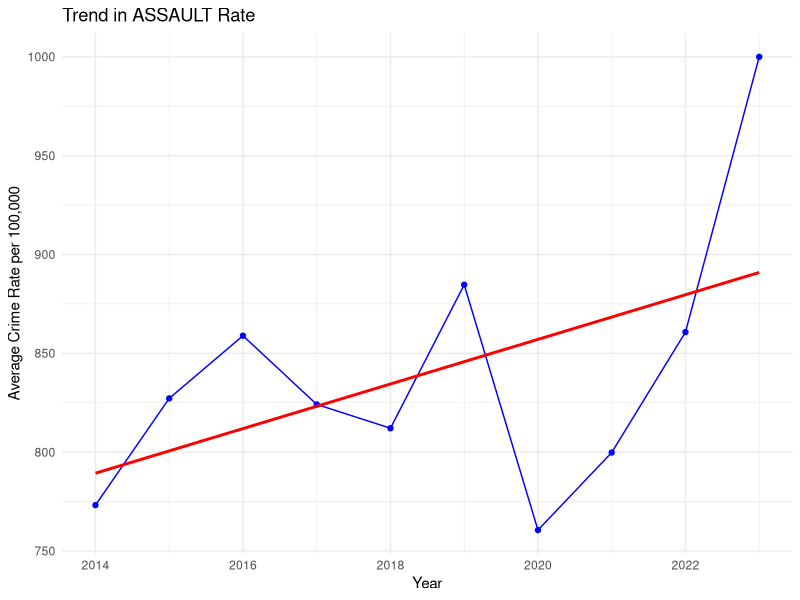
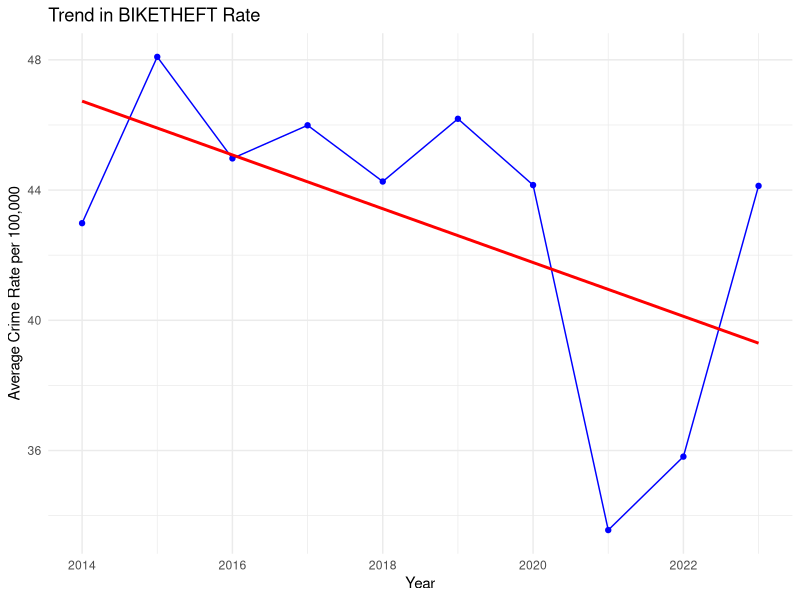
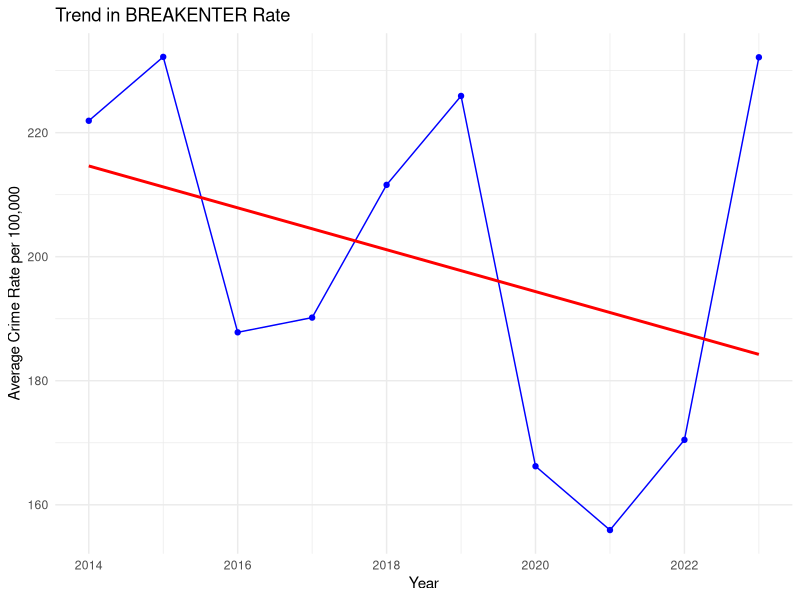
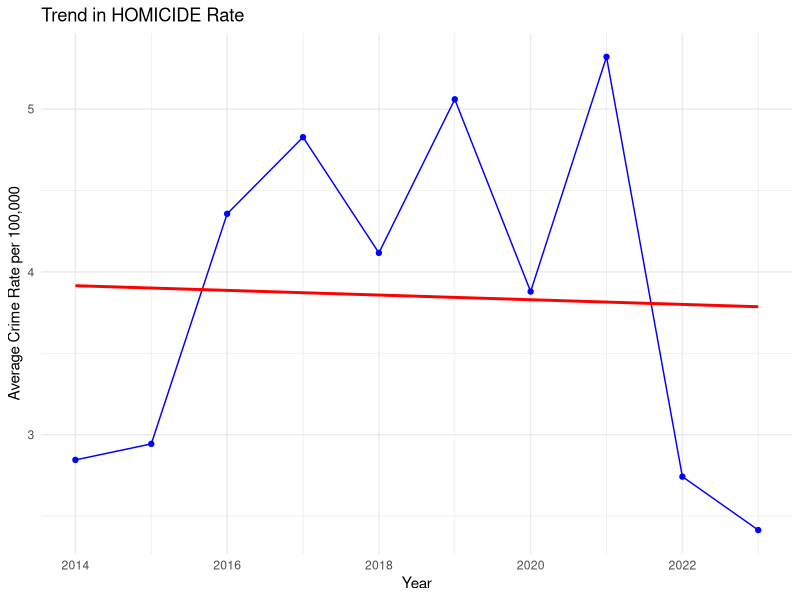
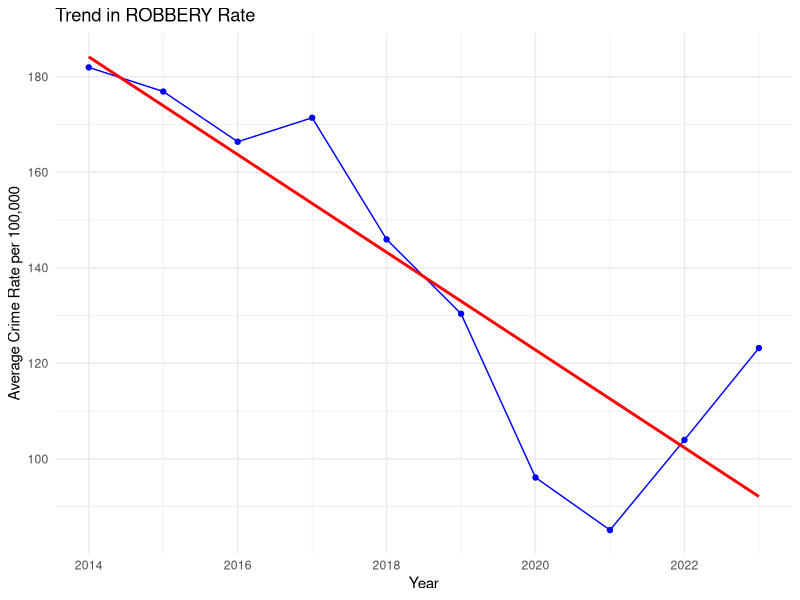
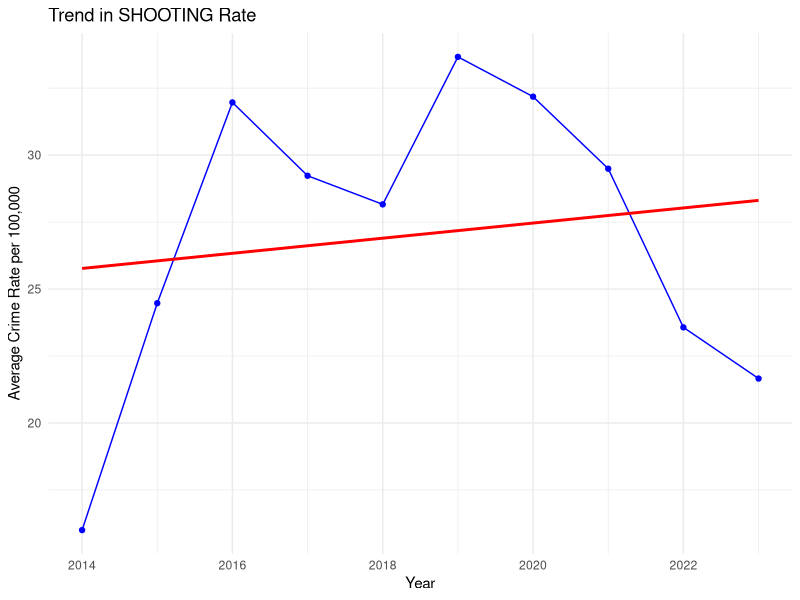
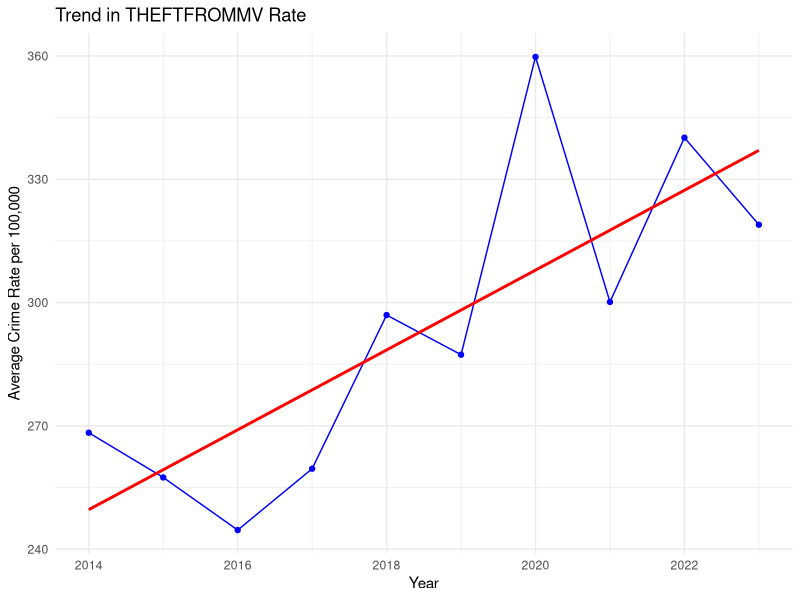
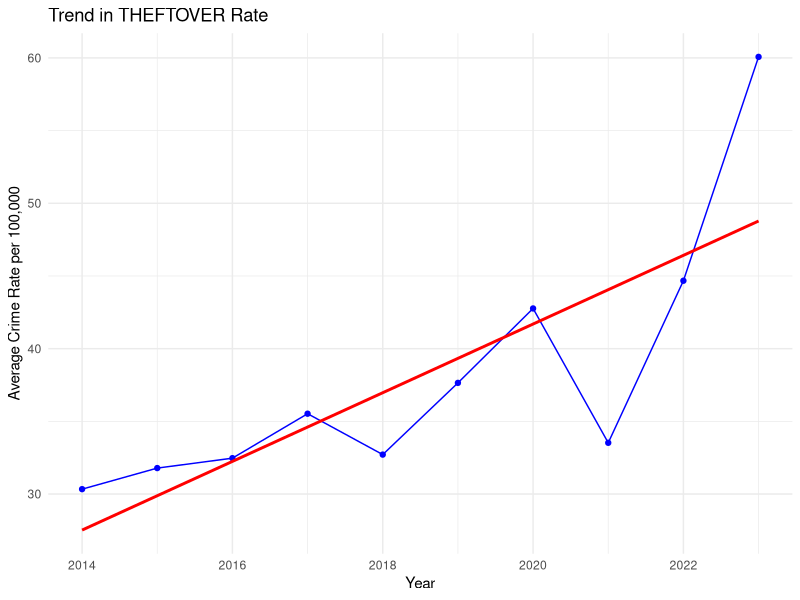

These charts were generated, in order, by the following R code:
#### Preamble ####
# Purpose: Models to see if NIA reduced crimes
# Author: Harsh M Pareek
# Date: 24 September 2024
# Contact: harsh.pareek@mail.utoronto.ca
# License: MIT
# Pre-requisites: None
# Any other information needed? None


#### Workspace Setup ####
library(tidyverse)
library(lubridate)
library(broom)

#### Load the Crime Data ####
# Replace the file path with your actual data file path
crime_data <- read_csv("data/analysis_data/crime_statistics_nia_summary.csv")

#### Data Preparation ####
# Convert 'year' to numeric if not already
crime_data$year <- as.numeric(crime_data$year)

# View column names
print("Column names:")
print(names(crime_data))

# Reshape data to long format
crime_long <- crime_data %>%
  pivot_longer(
    cols = -c(AREA_NAME, year),
    names_to = "crime_metric",
    values_to = "value"
  )

# Separate 'crime_metric' into 'crime_type' and 'metric' (e.g., 'ASSAULT' and 'RATE')
crime_long <- crime_long %>%
  mutate(
    metric = if_else(str_detect(crime_metric, "_RATE$"), "RATE", "COUNT"),
    crime_type = str_replace(crime_metric, "_RATE$", "")
  )

# Verify unique metrics
print("Unique metrics:")
print(unique(crime_long$metric))

# Filter to keep only RATE metrics
crime_rates <- crime_long %>%
  filter(metric == "RATE") %>%
  select(AREA_NAME, year, crime_type, value)

# Aggregate data across all NIA neighborhoods to get average crime rates per year
annual_crime_rates <- crime_rates %>%
  group_by(year, crime_type) %>%
  summarize(avg_rate = mean(value, na.rm = TRUE), .groups = "drop")

#### Time Series Analysis ####
# Count the number of observations per crime type
obs_count <- annual_crime_rates %>%
  group_by(crime_type) %>%
  summarize(n = n(), .groups = "drop")

print("Observations per crime type:")
print(obs_count)

# Filter out crime types with less than 3 observations (minimum needed for a trend)
sufficient_data_crime_types <- obs_count %>%
  filter(n >= 3) %>%
  pull(crime_type)

# Filter the annual_crime_rates data to include only these crime types
annual_crime_rates_filtered <- annual_crime_rates %>%
  filter(crime_type %in% sufficient_data_crime_types)

# Prepare time series data for each crime type
crime_ts_list <- annual_crime_rates_filtered %>%
  group_by(crime_type) %>%
  arrange(year) %>%
  summarize(
    data = list(data.frame(year = year, avg_rate = avg_rate)),
    .groups = "drop"
  )

# Function to perform linear trend analysis and plot
analyze_time_series <- function(data, crime_type) {
  df <- data

  # Check if there are at least three data points
  if (nrow(df) >= 3) {
    # Fit a linear model to the time series
    lm_model <- lm(avg_rate ~ year, data = df)
    lm_summary <- summary(lm_model)

    # Plot the time series and fitted trend line
    trend_plot <- ggplot(df, aes(x = year, y = avg_rate)) +
      geom_point(color = "blue") +
      geom_line(color = "blue") +
      geom_smooth(method = "lm", se = FALSE, color = "red") +
      labs(
        title = paste("Trend in", crime_type, "Rate"),
        x = "Year",
        y = "Average Crime Rate per 100,000"
      ) +
      theme_minimal()

    # Ensure the plots directory exists
    if (!dir.exists("other/plots")) {
      dir.create("other/plots", recursive = TRUE)
    }

    # Save the plot
    ggsave(
      filename = paste0("other/plots/trend_", crime_type, ".png"),
      plot = trend_plot,
      width = 8,
      height = 6,
      dpi = 300
    )

    # Return the results
    return(list(
      crime_type = crime_type,
      lm_model = lm_model,
      lm_summary = lm_summary
    ))
  } else {
    warning(paste("Not enough data to fit a model for", crime_type))
    return(NULL)
  }
}

# Apply the function to each crime type
ts_results <- crime_ts_list %>%
  mutate(
    results = map2(data, crime_type, analyze_time_series)
  )

#### Extracting and Saving Model Summaries ####
# Filter out NULL results
ts_results_filtered <- ts_results %>%
  filter(!map_lgl(results, is.null))

# Extract coefficients and p-values from linear models
model_summaries <- ts_results_filtered %>%
  mutate(
    intercept = map_dbl(results, ~ coef(.x$lm_model)[1]),
    slope = map_dbl(results, ~ coef(.x$lm_model)[2]),
    p_value = map_dbl(results, ~ summary(.x$lm_model)$coefficients[2, 4]),
    r_squared = map_dbl(results, ~ summary(.x$lm_model)$r.squared)
  ) %>%
  select(crime_type, intercept, slope, p_value, r_squared)

# Ensure the datasheet directory exists
if (!dir.exists("other/datasheet")) {
  dir.create("other/datasheet", recursive = TRUE)
}

# Save model summaries to CSV
write_csv(model_summaries, "other/datasheet/time_series_model_summaries.csv")

#### Visualization ####
# If you want to create a combined plot for all crime types
combined_plot <- annual_crime_rates_filtered %>%
  ggplot(aes(x = year, y = avg_rate)) +
  geom_point(color = "blue") +
  geom_line(color = "blue") +
  facet_wrap(~crime_type, scales = "free_y") +
  labs(
    title = "Crime Rates Over Time in NIA Neighborhoods",
    x = "Year",
    y = "Average Crime Rate per 100,000"
  ) +
  theme_minimal()

# Save the combined plot
ggsave("other/plots/combined_crime_rates_over_time.png", plot = combined_plot, width = 12, height = 8, dpi = 300)

#### Interpretation ####
# You can interpret the slope and p-value in the model_summaries.csv file
# - A positive slope indicates an increasing trend over the years
# - A negative slope indicates a decreasing trend
# - A p-value less than 0.05 suggests the trend is statistically significant
